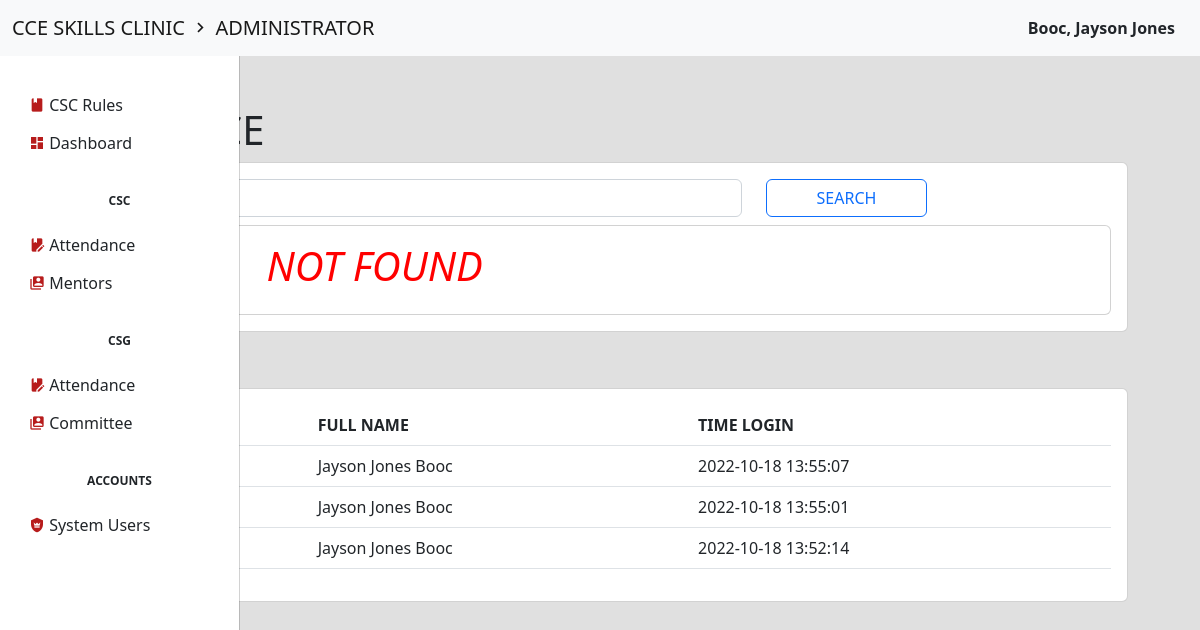
The app's page /pages/mentor-attendance.php (signed in) with its own data.
### tables this page shows
CREATE TABLE `users` (
  `userID` int(11) NOT NULL,
  `firstName` varchar(50) NOT NULL,
  `lastName` varchar(30) NOT NULL,
  `username` varchar(50) NOT NULL,
  `password` varchar(50) NOT NULL,
  `role` varchar(20) NOT NULL,
  `created_at` date NOT NULL,
  `updated_at` date NOT NULL,
  `updated_by` varchar(100) NOT NULL,
  `active` int(1) NOT NULL
);

CREATE TABLE `csc_attendance` (
  `studentID` int(11) NOT NULL,
  `timeLogin` timestamp NOT NULL DEFAULT current_timestamp() ON UPDATE current_timestamp()
);

CREATE TABLE `csc` (
  `studentID` int(11) NOT NULL,
  `fullName` varchar(100) NOT NULL,
  `created_at` date NOT NULL,
  `updated_at` date NOT NULL,
  `updated_by` varchar(100) NOT NULL,
  `active` int(1) NOT NULL
);

### components/mentor-attendancepanel.php (the view, shortened to what this page needs)
<?php
require_once '../controllers/dbconnection.php';
if(isset($_POST['search'])) {
    $search = $_POST['search'];
} else {
    $search = "";
}
$mentorattendancesql = "select * from csc where studentID='$search' and active=1";
$mentorattendanceresult = mysqli_fetch_assoc(mysqli_query($connection,$mentorattendancesql));
$attendance = "select a.studentID,b.fullname,timeLogin from csc_attendance a inner join csc b where a.studentid=b.studentid order by timelogin desc limit 10";
$attendanceresult = mysqli_query($connection,$attendance);
?>
<div class="container mentorattendance-container">
    <h1>ATTENDANCE</h1>
    <div class="card">
        <form method="post" action="../pages/mentor-attendance.php">
            <div class="card-body">
                <div class="row">
                    <div class="col-2">
                    </div>
                    <div class="col-6">
                        <input type="number" class="form-control" name="search">
                    </div>
                    <div class="col-2">
                        <input type="submit" class="btn btn-outline-primary col-12" value="SEARCH">
                    </div>
                </div>
                <div class="card mt-2">
                    <div class="card-body">
                        <div class="row">
                            <div class="col-10">
                               <?php if(!$mentorattendanceresult) { ?>
                                    <h1 class="attendance-notfound">NOT FOUND</h1>
                                <?php } ?>
                            </div>
                        </div>
                    </div>
                </div>
            </div>
        </form>
    </div>
    <h1>RECENT</h1>
    <div class="card mt-2">
        <div class="card-body">
            <table class="table">
                <thead>
                    <tr>
                        <th>STUDENT ID</th>
                        <th>FULL NAME</th>
                        <th>TIME LOGIN</th>
                    </tr>
                </thead>
                <tbody>
                    <?php while($attendancefetch = mysqli_fetch_assoc($attendanceresult)) { ?>
                        <tr>
                            <td><?=$attendancefetch['studentID']?></td>
                            <td><?=$attendancefetch['fullname']?></td>
                            <td><?=$attendancefetch['timeLogin']?></td>
                        </tr>
                    <?php } ?>
                </tbody>
            </table>
        </div>
    </div>
</div>

### common/navbar.php (shortened to what this page needs)
<?php
require_once '../controllers/dbconnection.php';
$userid = $_SESSION['userid'];
$navsql = "select firstname,lastname,role from users where userid=$userid";
$navresult = mysqli_query($connection,$navsql);
$navfetch = mysqli_fetch_assoc($navresult);
?>
<nav class="navbar bg-light">
    <div class="container-fluid">
        <a class="navbar-brand" href="#">
            CCE SKILLS CLINIC <span class="mdi mdi-chevron-right"></span> <?=$navfetch['role'] ?>
        </a>
        <div class="dropdown">
            <button class="btn btn-username" type="button" data-bs-toggle="dropdown" aria-expanded="false">
                <strong><?=$navfetch['lastname'] . ', ' . $navfetch['firstname']?></strong>
            </button>
        </div>
    </div>
</nav>

### common/navbar.php (style rules this page uses)
.navbar { z-index: 9999; }

### components/mentor-attendancepanel.php (style rules this page uses)
.mentorattendance-container { margin-top:50px; margin-right:150px; }
.attendance-notfound { text-indent:10ch; font-style:italic; color:red; }

### pages/mentor-attendance.php (style rules this page uses)
.body-bg { background-color:#E0E0E0; }

### records on screen
users: role "ADMINISTRATOR", lastName "Booc", firstName "Jayson Jones"
csc_attendance: studentID.fullName "Jayson Jones Booc", timeLogin "2022-10-18 13:55:07"
csc_attendance: studentID.fullName "Jayson Jones Booc", timeLogin "2022-10-18 13:55:01"
csc_attendance: studentID.fullName "Jayson Jones Booc", timeLogin "2022-10-18 13:52:14"
